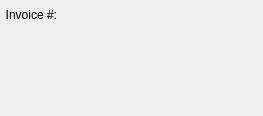
<?xml version="1.0" encoding="UTF-8"?>
<ui version="4.0">
 <comment>This file is part of the xTuple ERP: PostBooks Edition, a free and
open source Enterprise Resource Planning software suite,
Copyright (c) 1999-2018 by OpenMFG LLC, d/b/a xTuple.
It is licensed to you under the Common Public Attribution License
version 1.0, the full text of which (including xTuple-specific Exhibits)
is available at www.xtuple.com/CPAL.  By using this software, you agree
to be bound by its terms.</comment>
 <class>printInvoice</class>
 <widget class="QWidget" name="printInvoice">
  <property name="geometry">
   <rect>
    <x>0</x>
    <y>0</y>
    <width>263</width>
    <height>116</height>
   </rect>
  </property>
  <property name="windowTitle">
   <string>Print Invoice</string>
  </property>
  <layout class="QVBoxLayout" name="verticalLayout">
   <property name="spacing">
    <number>7</number>
   </property>
   <property name="margin">
    <number>5</number>
   </property>
   <item>
    <layout class="QHBoxLayout">
     <item>
      <widget class="QLabel" name="_invoiceNumLit">
       <property name="text">
        <string>Invoice #:</string>
       </property>
       <property name="alignment">
        <set>Qt::AlignRight|Qt::AlignTrailing|Qt::AlignVCenter</set>
       </property>
      </widget>
     </item>
     <item>
      <widget class="QLabel" name="_invoiceNum">
       <property name="sizePolicy">
        <sizepolicy hsizetype="Minimum" vsizetype="Preferred">
         <horstretch>0</horstretch>
         <verstretch>0</verstretch>
        </sizepolicy>
       </property>
       <property name="minimumSize">
        <size>
         <width>80</width>
         <height>0</height>
        </size>
       </property>
       <property name="text">
        <string/>
       </property>
       <property name="alignment">
        <set>Qt::AlignLeading|Qt::AlignLeft|Qt::AlignVCenter</set>
       </property>
      </widget>
     </item>
     <item>
      <spacer name="Spacer103">
       <property name="orientation">
        <enum>Qt::Horizontal</enum>
       </property>
       <property name="sizeType">
        <enum>QSizePolicy::Expanding</enum>
       </property>
       <property name="sizeHint" stdset="0">
        <size>
         <width>100</width>
         <height>20</height>
        </size>
       </property>
      </spacer>
     </item>
    </layout>
   </item>
   <item>
    <layout class="QHBoxLayout">
     <item>
      <widget class="CustCluster" name="_cust"/>
     </item>
     <item>
      <spacer name="spacer173">
       <property name="orientation">
        <enum>Qt::Horizontal</enum>
       </property>
       <property name="sizeType">
        <enum>QSizePolicy::Expanding</enum>
       </property>
       <property name="sizeHint" stdset="0">
        <size>
         <width>31</width>
         <height>10</height>
        </size>
       </property>
      </spacer>
     </item>
    </layout>
   </item>
   <item>
    <spacer name="verticalSpacer">
     <property name="orientation">
      <enum>Qt::Vertical</enum>
     </property>
     <property name="sizeHint" stdset="0">
      <size>
       <width>20</width>
       <height>40</height>
      </size>
     </property>
    </spacer>
   </item>
  </layout>
 </widget>
 <layoutdefault spacing="6" margin="11"/>
 <customwidgets>
  <customwidget>
   <class>CustCluster</class>
   <extends>QWidget</extends>
   <header>custcluster.h</header>
  </customwidget>
 </customwidgets>
 <includes/>
 <resources/>
 <connections/>
</ui>
